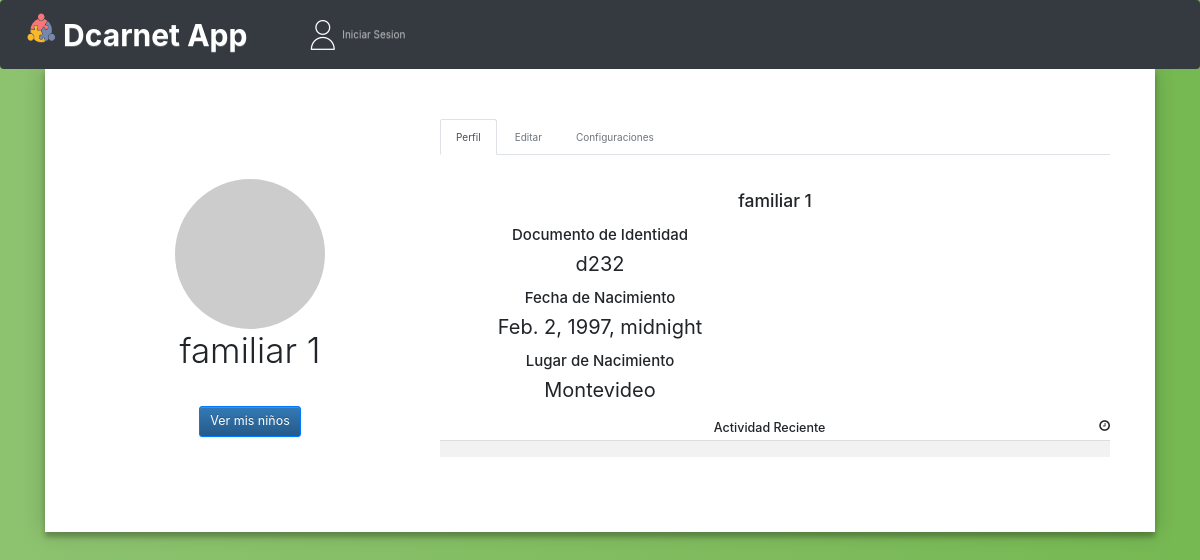
Screenshot of /carnets/detail_Familiar/3/ with the database file from the repository.
### carnets/models.py (models this page shows, shortened)
class Persona(models.Model):
    nombre = models.CharField(max_length=200)
    apellido = models.CharField(max_length=200)
    descripcion = models.TextField()
    fecha_de_nacimiento = models.DateTimeField(blank=True, null=True)
    fecha_de_creacion = models.DateTimeField(default=timezone.now)
    documento_de_Identidad = models.CharField(max_length=200)
    lugar_de_nacimiento = models.CharField(max_length=200)
    tipos = (
        ("a", "Tutor"),
        ("b", "Doctor"),
        ("c", "Nino"),
    )
    tipo_persona = models.CharField(max_length=1, choices=tipos)

### carnets/views.py (the view, shortened to what this page needs)
# urls.py: path("detail_Familiar/<int:pk>/", views.PerfilFamiliarView.as_view(), name="detail_familiar"),
class PerfilFamiliarView(DetailView):
    model = models.Tutor
    context_object_name = "perfil_familiar"
    template_name = "carnets/indexFamiliar/familiar_detail.html"
    def get(self, request, *args, **kwargs):
        try:
            tutor = get_object_or_404(models.Tutor, usuario_id=kwargs["pk"])
            context = {"tutor": tutor}
            return render(
                request, "carnets/indexFamiliar/familiar_detail.html", context
            )
        except Http404:
            return redirect(reverse("carnets:crear_familiar"))

### templates/carnets/indexFamiliar/familiar_detail.html
{% extends "base.html" %}
  {% load static %}
  {% block content %}
    <div class="container">
      <div class="form-index" >
        <div class="row my-2">
          <div class="col-lg-4 order-lg-1 text-center"><br><br><br><br>
            {% if user.usuario.foto_perfil %}
            <img class="mx-auto img-fluid img-circle d-block" alt="avatar"  src="{{ user.usuario.foto_perfil.url }}" style="width: 60%" >
            {% else %}
              <img src="//placehold.it/150" class="mx-auto img-fluid img-circle d-block" alt="avatar">
            {% endif %}
                <h2 class="display-4">  {{tutor.nombre }}  {{ tutor.apellido }} </h2> <br><br>
                  <a type="button" href="{% url 'carnets:nino_list' %}">
                      <button type="button" class="btn btn-primary btn-lg"> Ver mis niños </button> </a>
            </div>
            <div class="col-lg-8 order-lg-2">
                <ul class="nav nav-tabs">
                    <li class="">
                        <a href="" data-target="#profile" data-toggle="tab" class="nav-link active">Perfil</a>
                    </li>
                    <li class="">
                        <a href="" data-target="#edit" data-toggle="tab" class="nav-link disabled" >Editar</a>
                    </li>
                    <li class="">
                        <a href="" data-target="#config" data-toggle="tab" class="nav-link disabled">Configuraciones</a>
                    </li>
                </ul>
                <div class="tab-content py-4">
                    <div class="tab-pane active" id="profile">
                        <h3 class="h3">  {{ tutor.nombre }}
                          {{ tutor.apellido }} </h3>
                        <div class="row">
                            <div class="col-md-6">
                                <h4 class="h4"> Documento de Identidad </h4>
                                <p>    {{ tutor.documento_de_Identidad }} </p>
                                <h4 class="h4">Fecha de Nacimiento</h4>
                                <p>   {{ tutor.fecha_de_nacimiento }} </p>
                                <h4 class="h4" >Lugar de Nacimiento </h4>
                                <p>   {{ tutor.lugar_de_nacimiento }} </p>
                            </div>
                            <div class="col-md-12">
                                <h5 class="mt-2"><span class="fa fa-clock-o ion-clock float-right"></span> Actividad Reciente </h5>
                                <table class="table table-sm table-hover table-striped">
                                    <tbody>
                                        <tr>
                                            <td>
                                            </td>
                                        </tr>
                                    </tbody>
                                </table>
                            </div>
                        </div>
                  </div>
              </div>
              </div>
            </div>
          </div>
    </div>
  {% endblock %}

### autenticacion/static/css/main.css (style rules this page uses)
.form-index { position: relative; z-index: 1; background: #FFFFFF; width: auto; margin: 0 auto auto; padding: 45px; text-align: center; box-shadow: 0 0 20px 0 rgba(0, 0, 0, 0.2), 0 5px 5px 0 rgba(0, 0, 0, 0.24); }
.container { position: relative; z-index: 1; max-width: 300px; margin: 0 auto; }
.container:before, .container:after { content: ""; display: block; clear: both; }
p { font-size: 2rem; }
.nav-link.disabled { cursor: not-allowed !important; }

### rows the page displays
Persona: nombre "familiar", apellido "1", documento_de_Identidad "d232", fecha_de_nacimiento "Feb. 2, 1997, midnight", lugar_de_nacimiento "Montevideo"
